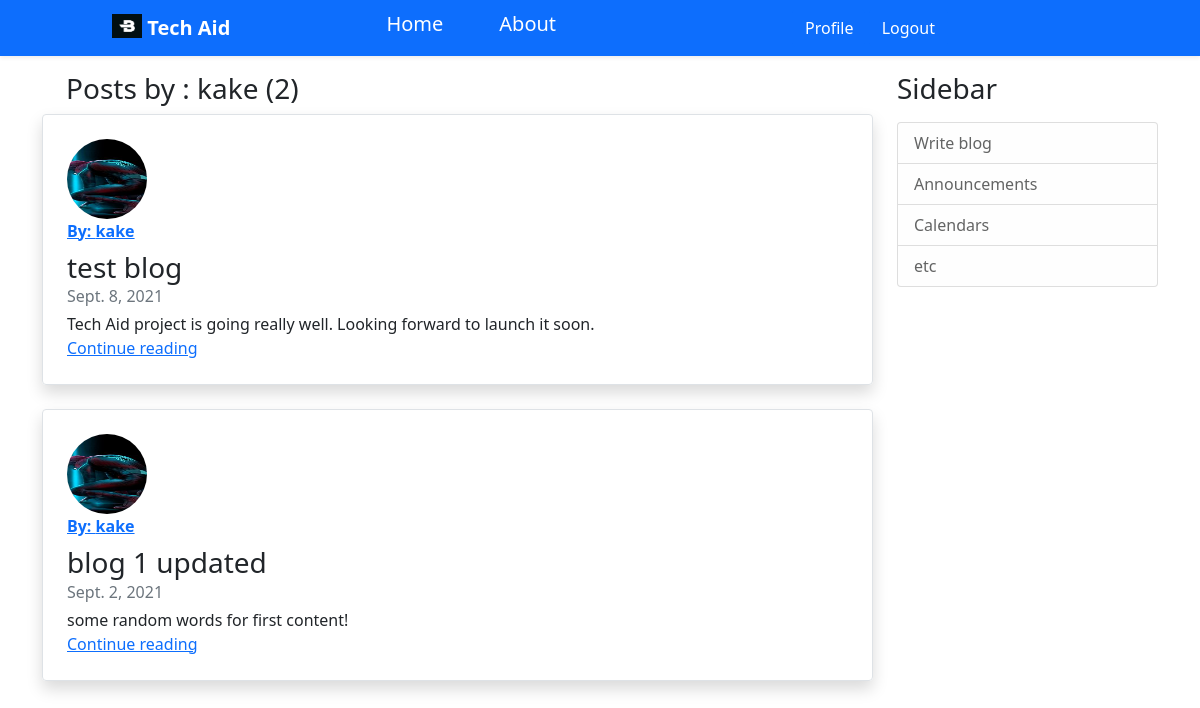
Page /user/kake (signed in) on the committed database.
### blog/models.py (models this page shows, shortened)
class postblog(models.Model):
    title=models.CharField(max_length=50)
    content=models.TextField()
    date_posted=models.DateField(default=timezone.now)
    user=models.ForeignKey(User, on_delete=models.CASCADE)

### users/models.py (models this page shows, shortened)
class profile(models.Model):
    user = models.OneToOneField(User, on_delete=models.CASCADE)
    image = models.ImageField(default="default.jpg", upload_to='profile_pics', height_field=None, width_field=None, max_length=None)

### blog/views.py (the view)
# urls.py: path('user/<str:username>',userpostblogListView.as_view(),name="user-posts"),
class userpostblogListView(ListView):
    model = postblog
    template_name = "blog/user_posts.html"
    context_object_name = "posts"
    ordering = ['-date_posted']
    paginate_by=10
    def get_queryset(self):
        user = get_object_or_404(User, username=self.kwargs.get('username'))
        return postblog.objects.filter(user=user).order_by('-date_posted')

### blog/templates/blog/user_posts.html (shortened to what this page needs)
{% extends 'blog/base.html' %}
{%block content%}
    <div class="container">
        <h3> Posts by : {{view.kwargs.username}} ({{page_obj.paginator.count}}) </h3>
    </div>
  {% for post in posts %}
      <div class="row g-0 border rounded overflow-hidden flex-md-row mb-4 shadow h-md-250 position-relative">
        <div class="col p-4 d-flex flex-column position-static">
          <img src="{{post.user.profile.image.url}}" alt="Avatar"
                class="rounded-circle" style="width: 80px; height: 80px;" >
          <a class="d-inline-block mb-2 text-primary" href="{% url 'user-posts' post.user.username %}">
          <strong>By: {{post.user}}</strong></a>
          <h3 class="mb-0">{{post.title}}</h3>
          <div class="mb-1 text-muted">{{post.date_posted}}</div>
          <p class="card-text mb-auto">{{post.content}}</p>
          <a href="{% url 'blog-content' post.id %}">Continue reading</a>
        </div>
      </div>
    {% endfor %}
{%endblock content%}

### rows in the picture
postblog: user.profile.image (picture), user "kake", title "test blog", date_posted "Sept. 8, 2021", content "Tech Aid project is going really well. Looking forward to launch it soon."
postblog: user.profile.image (picture), user "kake", title "blog 1 updated", date_posted "Sept. 2, 2021", content "some random words for first content!"

### other values in the picture
{{ view.kwargs.username }} "kake"
{{ page_obj.paginator.count }} "2"
